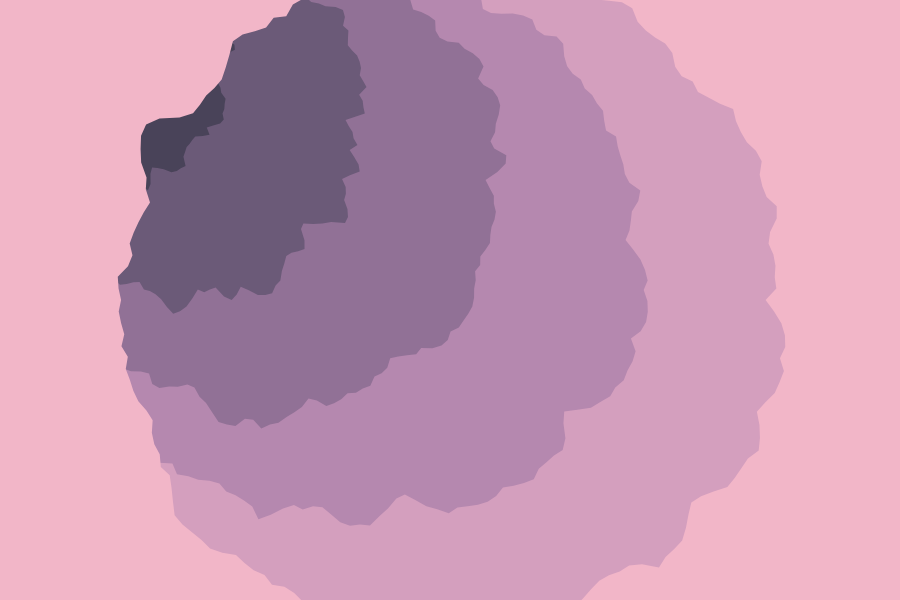
Frame 1 (no input)
Frame 60 (no input): identical to frame 1, image omitted
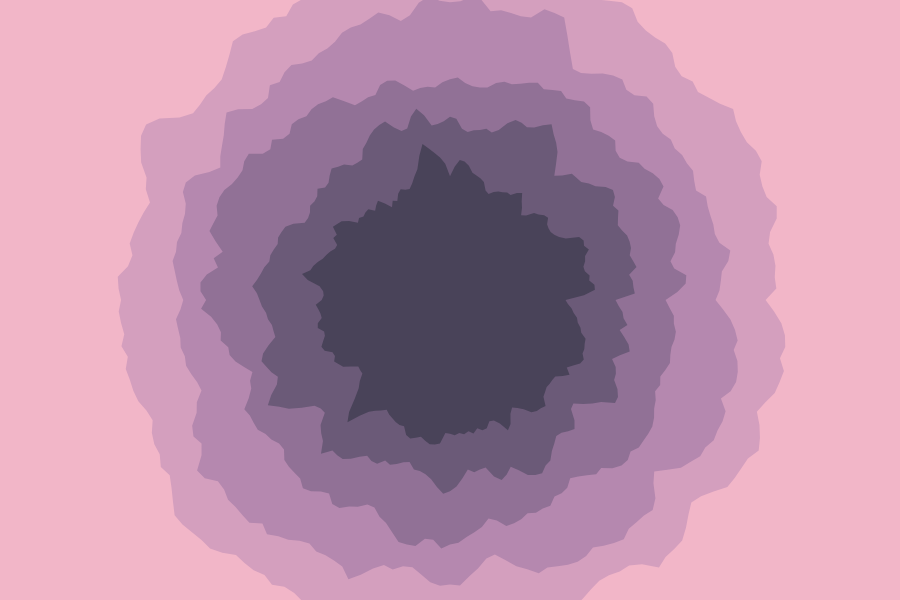
Frame 120 (the mouse pressed at the canvas centre since frame 60)

The p5.js sketch that drew these frames (run headless with seeded random() and noise() and a simulated clock; from frame 60 on, the mouse is pressed at the canvas centre):

// p5.js sketch
// ── sketch.js
var origin;

var radius = 100;
var layerWidth = 50;
var noiseIntensity = 70;
var layerCount = 5;

var buffer = 500;

var seed;

var layerCountSlider;
var layerWidthSlider;
var radiusSlider;

var prevLC;
var prevLW;
var prevRad;

var layers = [];

var bColor, fColor;

function setup() {
	createCanvas(900,600);
	pixelDensity(1);
	frameRate(60);

	origin = createVector(width/2, height/2);
	seed = millis();

	var angle = 0;
	angleMode(DEGREES);

	generateColors();
	console.log("Lerped Color");
	console.log(layerColor(1));

	createSliders();
	createRings();
}

function draw() {
	updateSliders();

	background(fColor);

	for (var i = 0; i < layers.length; i++) {
		var p = parallax(i);
		image(layers[i], p.x-buffer/2, p.y-buffer/2, width + 2*buffer, height + 2*buffer);
	}
}

// Should return the mouse position for layer 0
// and the origin for the last layer
function parallax(layer) {
	var mouse = createVector(mouseX - width/2, mouseY - height/2);
	var perc = (layer+1)/(layers.length); //will be 0 for layer 0, 1 for last layer
	var ret = createVector(0,0);
	ret.x = lerp(mouse.x, 0, perc);
	ret.y = lerp(mouse.y, 0, perc);
	return ret;
}

function layerColor(layer) {
	colorMode(HSB);
	var perc = (layer+1)/(layerCount);
	var retCol = lerpColor(fColor, bColor, perc);
	return retCol;
}

function generateColors() {
	colorMode(HSB);
	var rand1 = floor(random(360));
	var rand2 = rand1 + random(60, 180);
	if (abs(rand1 - rand2) < 50) rand2 = (rand2 + 50) % 360;
	fColor = color(rand1, 25, 35);
	bColor = color(rand2, 25, 95);
	console.log("Generated Colors");
	console.log(fColor);
	console.log(bColor);
}

function createRings() {
	//First clear any existing rings
	while(layers.length > 0) {
		layers[0].remove();
		layers[0] = null;
		layers.shift();
	}

	for (var l = 0; l < layerCount; l++) {
		var layer = createGraphics(900 + 2*buffer,600 + 2*buffer);
		layer.background('rgba(0,0,0,0.0)');
		layer.colorMode(HSB);
		layer.fill(layerColor(l));
		layer.strokeWeight(0);
		layer.beginShape();
		layer.vertex(width + buffer, 0 - buffer); //top right

		//Used for saving the first point to complete the circle
		var first; 

		//Iterate radially around our hole
		noiseSeed(seed + l);
		for (var i = 0; i <= 360; i+=2) {
			var pos = evalCircle(radius + l * layerWidth, i);
			if (i == 0) {first = pos;}
			if (i >= 360) {pos = first;}
			layer.vertex(pos.x + buffer/2, pos.y + buffer/2);
		}

		//Finish perimeter
		layer.vertex(width + buffer, 0 - buffer); //top right
		layer.vertex(0 - buffer, 0 - buffer);// top left
		layer.vertex(0 - buffer, height + buffer); // bottom left
		layer.vertex(width + buffer, height + buffer); // bottom right
		layer.endShape();

		layers.push(layer);
	}
}

function evalCircle(radius, angle) {

	//Sample next noise iteration
	var rad = radius + noise(angle * 0.1) * noiseIntensity;

	//Get our new point
	var pos = p5.Vector.add(origin, createVector(rad * cos(angle), rad * sin(angle)));

	return pos;
}

function createSliders() {
	layerCountSlider = createSlider(1, 10, layerCount, 1);
	layerCountSlider.position(width + 20, 20);
	layerWidthSlider = createSlider(5, 100, layerWidth, 1);	
	layerWidthSlider.position(width + 20, 40);
	radiusSlider = createSlider(1, 200, radius, 1);
	radiusSlider.position(width + 20, 60);
}

function updateSliders() {
	var changed = false;
	if (prevLC != layerCountSlider.value()) { changed = true; }
	if (prevLW != layerWidthSlider.value()) { changed = true; }
	if (prevRad != radiusSlider.value()) { changed = true; }

	prevLC = layerCountSlider.value();
	prevLW = layerWidthSlider.value();
	prevRad = radiusSlider.value();

	layerCount = layerCountSlider.value();
	layerWidth = layerWidthSlider.value();
	radius = radiusSlider.value();
	noiseIntensity = radius * 0.7;

	if (changed) console.log("Sliders changed, redrawing");
	if (changed) createRings();
}

function mouseClicked() {
	seed = millis();
	generateColors();

	createRings();
}
